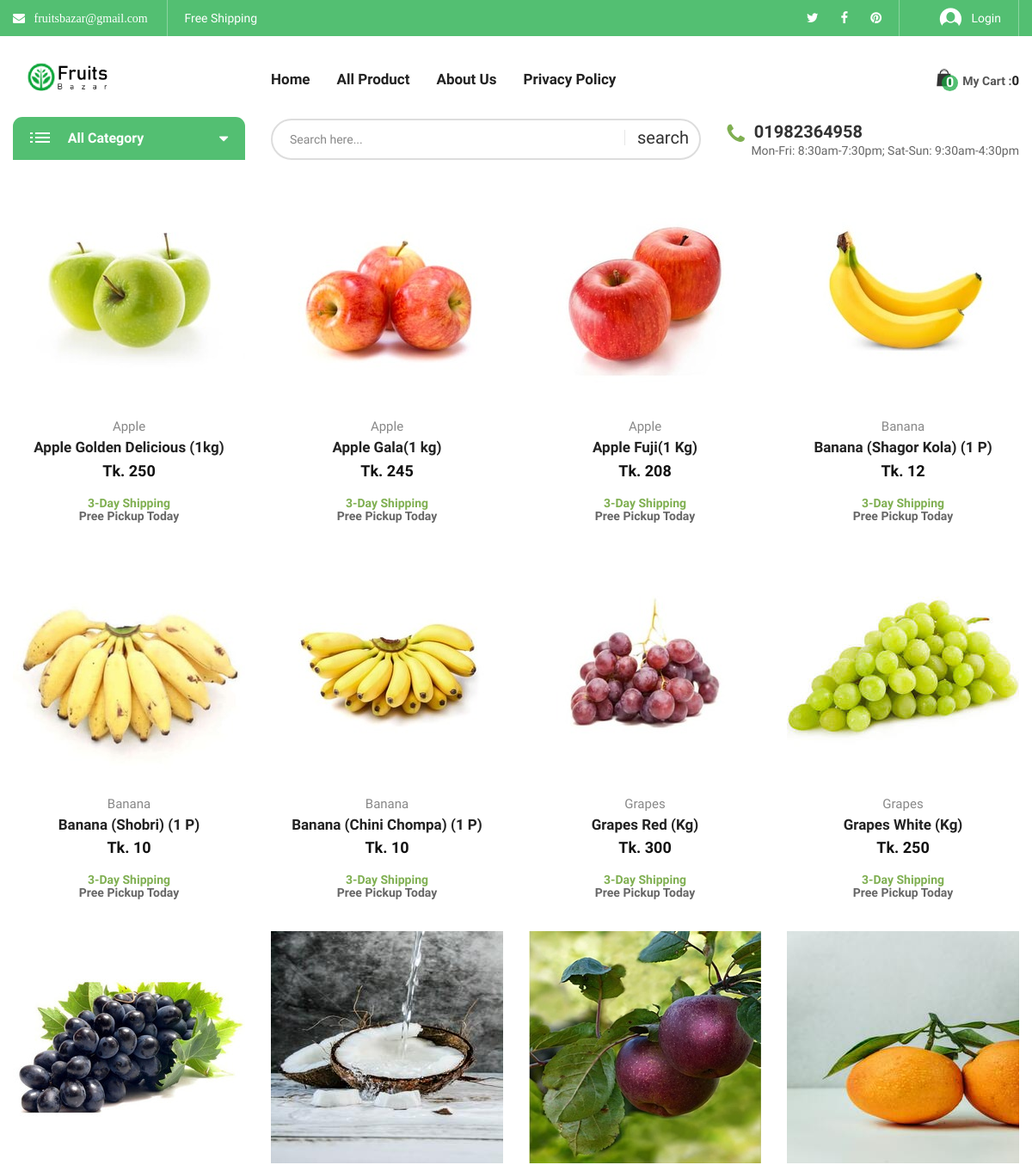
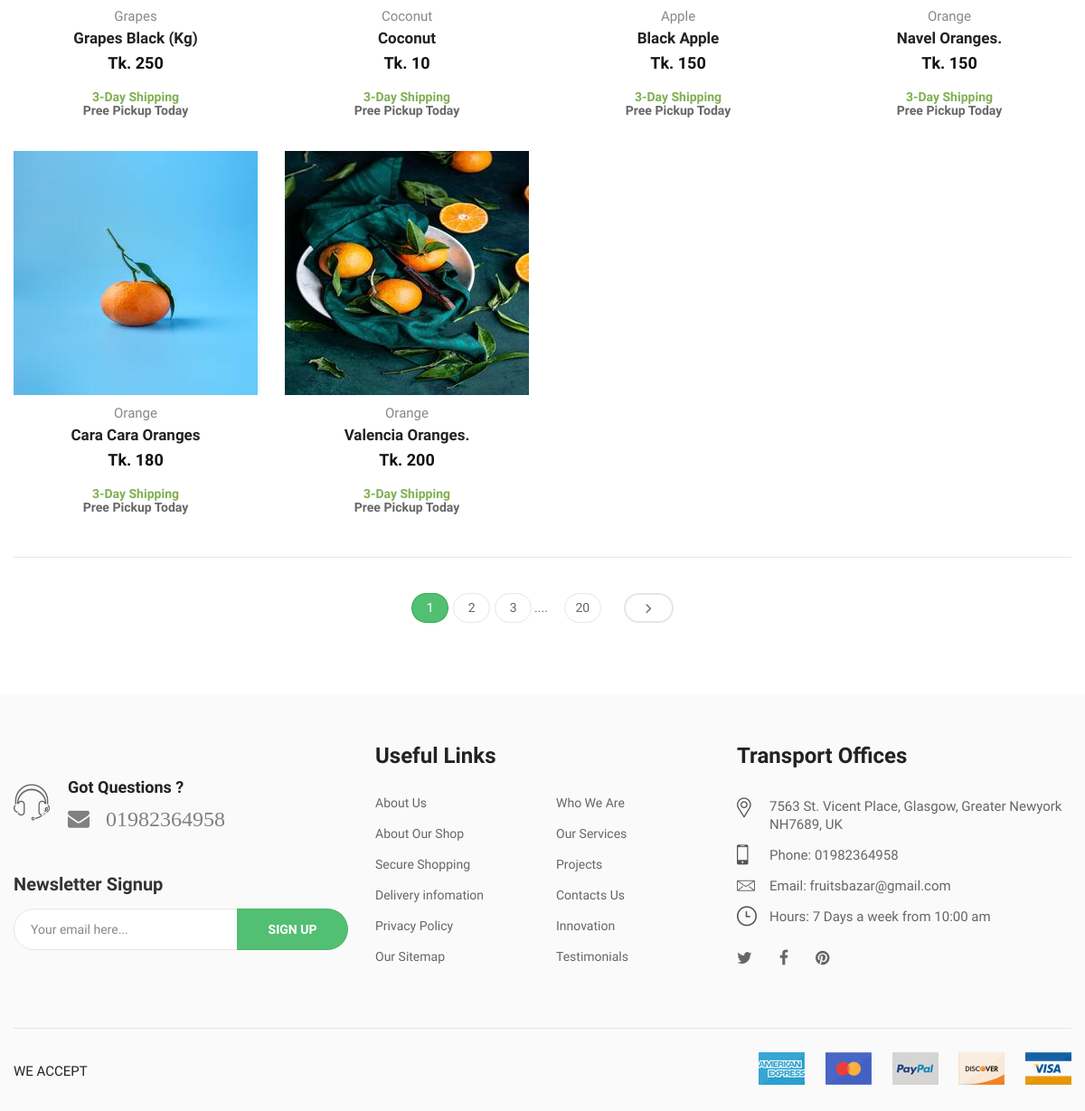
The app's page /all_product.php with its own data (2 pictures, top to bottom).
### tables this page shows
CREATE TABLE `header_info` (
  `id` int(10) NOT NULL,
  `email` varchar(30) NOT NULL,
  `tweeter` varchar(500) NOT NULL,
  `fb_link` varchar(500) NOT NULL,
  `pinterest` varchar(500) NOT NULL,
  `phone` varchar(20) NOT NULL
);

CREATE TABLE `add_logo` (
  `id` int(10) NOT NULL,
  `img` varchar(200) NOT NULL
);

### admin/class/adminback.php (called while the page is built, shortened)
<?php
class  adminback
{
    private $connection;
    function __construct()
    {
        $dbhost = "localhost";
        $dbuser = "root";
        $dbpass = "";
        $dbname = "ecommerce";
        $this->connection = mysqli_connect($dbhost, $dbuser, $dbpass, $dbname);
    }
    function display_links()
    {
        $query = "SELECT * FROM header_info";
        if (mysqli_query($this->connection, $query)) {
            $ctg_info = mysqli_query($this->connection, $query);
            return $ctg_info;
        }
    }
    function display_logo()
    {
        $query = "SELECT * FROM add_logo";
        if (mysqli_query($this->connection, $query)) {
            $pdt_info = mysqli_query($this->connection, $query);
            return $pdt_info;
        }
    }
}

### includes/vertical_menu.php (the view, shortened to what this page needs)
<div class="vertical-menu vertical-category-block">
    <div class="block-title">
        <span class="menu-icon">
            <span class="line-1"></span>
            <span class="line-2"></span>
            <span class="line-3"></span>
        </span>
        <span class="menu-title">All Category</span>
        <span class="angle" data-tgleclass="fa fa-caret-down"><i class="fa fa-caret-up" aria-hidden="true"></i></span>
    </div>
</div>

### includes/header_top.php (shortened to what this page needs)
<?php
$obj= new adminback();
    $links = $obj->display_links();
?>
<div class="header-top bg-main hidden-xs">
            <div class="container">
                <div class="top-bar left">
                    <ul class="horizontal-menu">
                        <?php
                        while( $link = mysqli_fetch_assoc($links)){?>
                        <li>
                            <a class="fa fa-envelope" href="" > &nbsp;
                           <?php  echo $link['email'];  ?>
                          </a></li>
                        <li><a href="#">Free Shipping</a></li>
                    </ul>
                </div>
                <div class="top-bar right">
                    <ul class="social-list">
                        <li><a href="#<?php  echo $link['tweeter'];  ?>"><i class="fa fa-twitter" aria-hidden="true"></i></a></li>
                        <li><a href="#<?php  echo $link['fb_link'];  ?>"><i class="fa fa-facebook" aria-hidden="true"></i></a></li>
                        <li><a href="#<?php  echo $link['pinterest'];  ?>"><i class="fa fa-pinterest" aria-hidden="true"></i></a></li>
                               <?php } ?>
                    </ul>
                    <ul class="horizontal-menu">
                        <li><a href="user_login.php" class="login-link"><i class="biolife-icon icon-login"></i>
                        <?php
                        if(isset($_SESSION['username'])){
                            echo $_SESSION['username'];
                        }else{
                            echo "Login";
                        }
                        ?>
                        </a></li>
                    </ul>
                </div>
            </div>
        </div>

### includes/header_middle.php (shortened to what this page needs)
<?php
    $obj=new adminback();
   $logo_info = $obj->display_logo();
?>
<div class="header-middle biolife-sticky-object ">
    <div class="container">
        <div class="row">
            <div class="col-lg-3 col-md-2 col-md-6 col-xs-6">
                <a href="index.php" class="biolife-logo">
    <?php while($logo = mysqli_fetch_assoc( $logo_info)) {
        ?>
                    <img src="admin/uploads/<?php echo $logo['img']; ?>" alt="biolife logo" width="135" height="36">
                </a>
            <?php } ?>
            </div>
            <div class="col-lg-6 col-md-7 hidden-sm hidden-xs">
                <div class="primary-menu">
                    <ul class="menu biolife-menu clone-main-menu clone-primary-menu" id="primary-menu" data-menuname="main menu">
                        <li class="menu-item"><a href="index.php">Home</a></li>
                        <li class="menu-item"><a href="all_product.php">All Product</a></li>
                        <li class="menu-item"><a href="#">About Us</a></li>
                        <li class="menu-item"><a href="#">Privacy Policy </a></li>
                    </ul>
                </div>
            </div>
            <div class="col-lg-3 col-md-3 col-md-6 col-xs-6">
                <div class="biolife-cart-info">
                    <div class="minicart-block">
                        <div class="minicart-contain">
                            <a href="javascript:void(0)" class="link-to">
                                <span class="icon-qty-combine">
                                    <i class="icon-cart-mini biolife-icon"></i>
                                    <span class="qty">
                                        <?php
                                        if (isset($_SESSION['cart'])) {
                                            echo $_SESSION['cart_pdt_number'];
                                        } else {
                                            echo "0";
                                        }
                                        ?>
                                    </span>
                                </span>
                                <span class="title">My Cart :</span>
                                <span class="sub-total">
                                    <?php
                                    if (isset($_SESSION['cart'])) {
                                        echo $_SESSION['subtotal'];
                                    } else {
                                        echo "0";
                                    }
                                    ?></span>
                            </a>
                        </div>
                    </div>
                </div>
            </div>
        </div>
    </div>
</div>

### includes/header_bottom.php
<?php
$obj = new adminback();
$links = $obj->display_links();
$link = mysqli_fetch_assoc($links);
?>
<div class="header-bottom hidden-sm hidden-xs">
    <div class="container">
        <div class="row">
            <div class="col-lg-3 col-md-4">
                <?php
                include_once("vertical_menu.php")
                ?>
            </div>
            <div class="col-lg-9 col-md-8 padding-top-2px">
                <?php
                include_once("search_bar.php")
                ?>
                <div class="live-info">
                    <p class="telephone"><i class="fa fa-phone" aria-hidden="true"></i><b class="phone-number"> <?php echo $link['phone'] ?> </b></p>
                    <p class="working-time">Mon-Fri: 8:30am-7:30pm; Sat-Sun: 9:30am-4:30pm</p>
                </div>
            </div>
        </div>
    </div>
</div>

### includes/footer.php
<?php
$obj= new adminback();
    $links = $obj->display_links();
    $link = mysqli_fetch_assoc($links);
?>
<footer id="footer" class="footer layout-03">
        <div class="footer-content background-footer-03">
            <div class="container">
                <div class="row">
                    <div class="col-lg-4 col-md-4 col-sm-9">
                        <section class="footer-item">
                            <div class="footer-phone-info">
                                <i class="biolife-icon icon-head-phone"></i>
                                <p class="r-info">
                                    <span>Got Questions ?</span>
                                    <span class="h4"> <a class="fa fa-envelope" href="#" style="color: gray; font-size:24px"> &nbsp;
                           <?php
                             echo $link['phone'];
                             ?>
                          </a></span>
                                </p>
                            </div>
                            <div class="newsletter-block layout-01">
                                <h4 class="title">Newsletter Signup</h4>
                                <div class="form-content">
                                    <form action="#" name="new-letter-foter">
                                        <input type="email" class="input-text email" value="" placeholder="Your email here...">
                                        <button type="submit" class="bnt-submit" name="ok">Sign up</button>
                                    </form>
                                </div>
                            </div>
                        </section>
                    </div>
                    <div class="col-lg-4 col-md-4 col-sm-6 md-margin-top-5px sm-margin-top-50px xs-margin-top-40px">
                        <section class="footer-item">
                            <h3 class="section-title">Useful Links</h3>
                            <div class="row">
                                <div class="col-lg-6 col-sm-6 col-xs-6">
                                    <div class="wrap-custom-menu vertical-menu-2">
                                        <ul class="menu">
                                            <li><a href="#">About Us</a></li>
                                            <li><a href="#">About Our Shop</a></li>
                                            <li><a href="#">Secure Shopping</a></li>
                                            <li><a href="#">Delivery infomation</a></li>
                                            <li><a href="#">Privacy Policy</a></li>
                                            <li><a href="#">Our Sitemap</a></li>
                                        </ul>
                                    </div>
                                </div>
                                <div class="col-lg-6 col-sm-6 col-xs-6">
                                    <div class="wrap-custom-menu vertical-menu-2">
                                        <ul class="menu">
                                            <li><a href="#">Who We Are</a></li>
                                            <li><a href="#">Our Services</a></li>
                                            <li><a href="#">Projects</a></li>
                                            <li><a href="#">Contacts Us</a></li>
                                            <li><a href="#">Innovation</a></li>
                                            <li><a href="#">Testimonials</a></li>
                                        </ul>
                                    </div>
                                </div>
                            </div>
                        </section>
                    </div>
                    <div class="col-lg-4 col-md-4 col-sm-6 md-margin-top-5px sm-margin-top-50px xs-margin-top-40px">
                        <section class="footer-item">
                            <h3 class="section-title">Transport Offices</h3>
                            <div class="contact-info-block footer-layout xs-padding-top-10px">
                                <ul class="contact-lines">
                                    <li>
                                        <p class="info-item">
                                            <i class="biolife-icon icon-location"></i>
                                            <b class="desc">7563 St. Vicent Place, Glasgow, Greater Newyork NH7689, UK </b>
                                        </p>
                                    </li>
                                    <li>
                                        <p class="info-item">
                                            <i class="biolife-icon icon-phone"></i>
                                            <b class="desc">Phone: <?php echo $link['phone'] ?></b>
                                        </p>
                                    </li>
                                    <li>
                                        <p class="info-item">
                                            <i class="biolife-icon icon-letter"></i>
                                            <b class="desc">Email:  <?php echo $link['email'] ?></b>
                                        </p>
                                    </li>
                                    <li>
                                        <p class="info-item">
                                            <i class="biolife-icon icon-clock"></i>
                                            <b class="desc">Hours: 7 Days a week from 10:00 am</b>
                                        </p>
                                    </li>
                                </ul>
                            </div>
                            <div class="biolife-social inline">
                                <ul class="socials">
                                    <li><a href="<?php echo $link['tweeter'] ?>" title="twitter" class="socail-btn"><i class="fa fa-twitter" aria-hidden="true"></i></a></li>
                                    <li><a href="<?php echo $link['fb_link'] ?>" title="facebook" class="socail-btn"><i class="fa fa-facebook" aria-hidden="true"></i></a></li>
                                    <li><a href="<?php echo $link['pinterest'] ?>" title="pinterest" class="socail-btn"><i class="fa fa-pinterest" aria-hidden="true"></i></a></li>
                                </ul>
                            </div>
                        </section>
                    </div>
                </div>
                <div class="row">
                    <div class="col-xs-12">
                        <div class="separator sm-margin-top-62px xs-margin-top-40px"></div>
                    </div>
                    <div class="col-lg-6 col-sm-6 col-xs-12">
                       <div class="copy-right-text"><p>WE ACCEPT</p></div>
                    </div>
                    <div class="col-lg-6 col-sm-6 col-xs-12">
                        <div class="payment-methods">
                            <ul>
                                <li><a href="#" class="payment-link"><img src="assets/images/card1.jpg" width="51" height="36" alt=""></a></li>
                                <li><a href="#" class="payment-link"><img src="assets/images/card2.jpg" width="51" height="36" alt=""></a></li>
                                <li><a href="#" class="payment-link"><img src="assets/images/card3.jpg" width="51" height="36" alt=""></a></li>
                                <li><a href="#" class="payment-link"><img src="assets/images/card4.jpg" width="51" height="36" alt=""></a></li>
                                <li><a href="#" class="payment-link"><img src="assets/images/card5.jpg" width="51" height="36" alt=""></a></li>
                            </ul>
                        </div>
                    </div>
                </div>
            </div>
        </div>
    </footer>

### records on screen
header_info: email "fruitsbazar@gmail.com", phone "01982364958"
add_logo: img (picture)

### other values on screen
$pdt_data['ctg_name'] "Apple"
$pdt_data['pdt_name'] "Apple Golden Delicious (1kg)"
$pdt_data['pdt_price'] "250"
$pdt_data['pdt_name'] "Apple Gala(1 kg)"
$pdt_data['pdt_price'] "245"
$pdt_data['pdt_name'] "Apple Fuji(1 Kg)"
$pdt_data['pdt_price'] "208"
$pdt_data['ctg_name'] "Banana"
$pdt_data['pdt_name'] "Banana (Shagor Kola) (1 P)"
$pdt_data['pdt_price'] "12"
$pdt_data['pdt_name'] "Banana (Shobri) (1 P)"
$pdt_data['pdt_price'] "10"
$pdt_data['pdt_name'] "Banana (Chini Chompa) (1 P)"
$pdt_data['ctg_name'] "Grapes"
$pdt_data['pdt_name'] "Grapes Red (Kg)"
